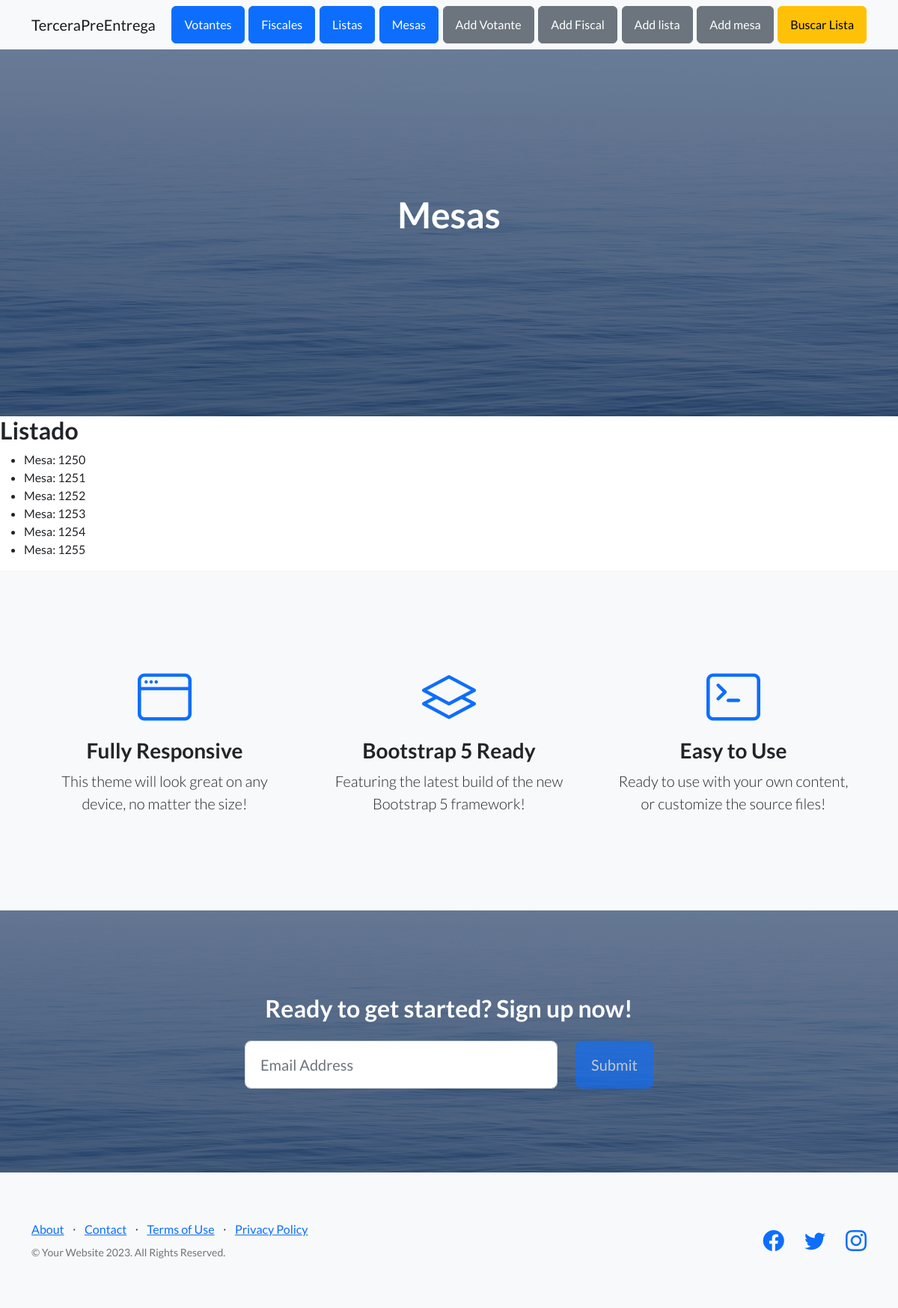
The page /elecciones/mesas on the database its author committed.
### elecciones/models.py (models this page shows, shortened)
class Mesa(models.Model):
    nombre= models.CharField(max_length=50)

### elecciones/views.py (the view)
# urls.py: path('mesas',mesas,name="mesas"),
def mesas(request):
    mesas = Mesa.objects.all()
    return render(request,"elecciones/mesas.html",{"mesas":mesas})

### elecciones/templates/elecciones/mesas.html (shortened to what this page needs)
{% extends 'elecciones/plantilla.html' %}
{% load static %}
{% block titulo %} Mesas {% endblock  %}
{% block contenido_que_cambia %}
     <h2> Listado </h2>
     <ul>
        {% for m in mesas %}
        <li>Mesa: {{m.nombre}}</li>
        {% endfor %}
    </ul>
{% endblock  %}

### rows shown on the page
Mesa: nombre "1250"
Mesa: nombre "1251"
Mesa: nombre "1252"
Mesa: nombre "1253"
Mesa: nombre "1254"
Mesa: nombre "1255"
